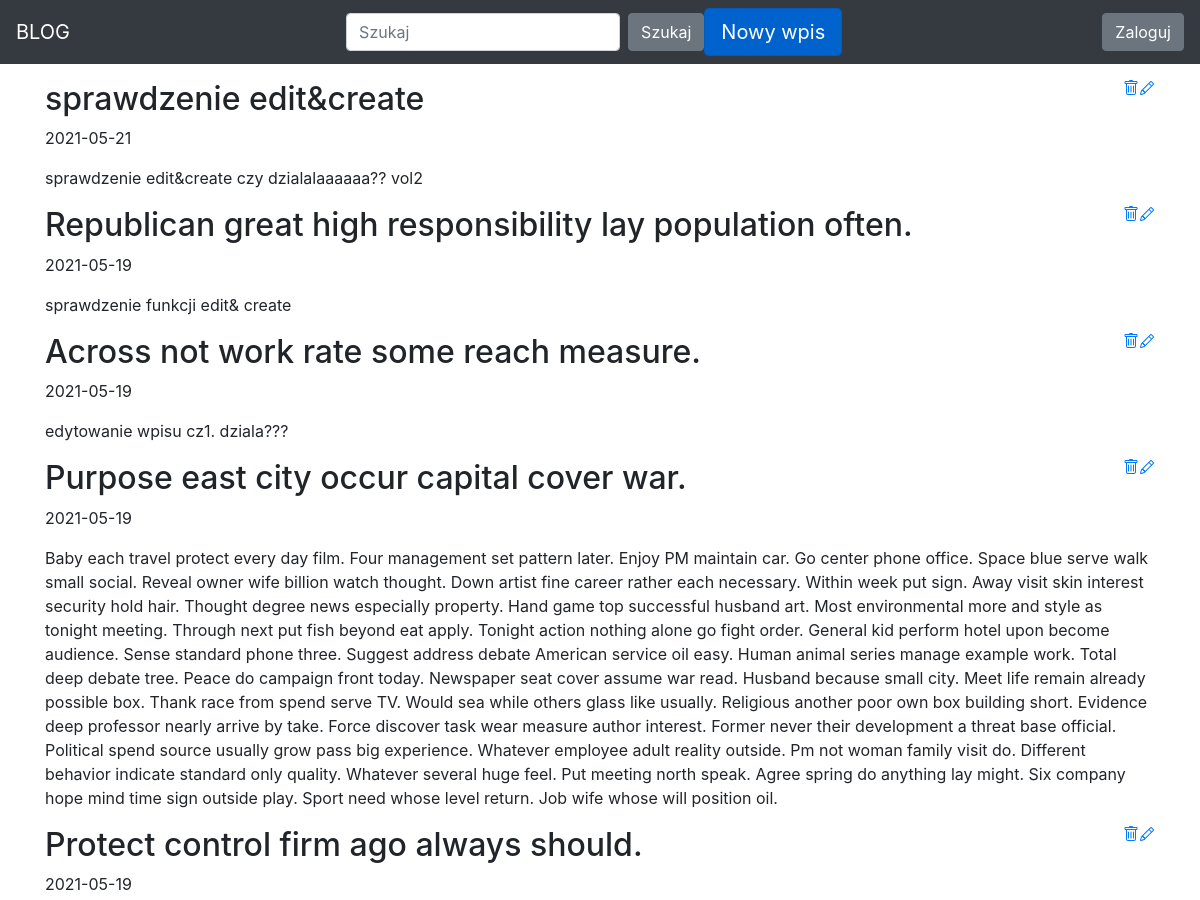
Before: / (upper part) with the older database file.
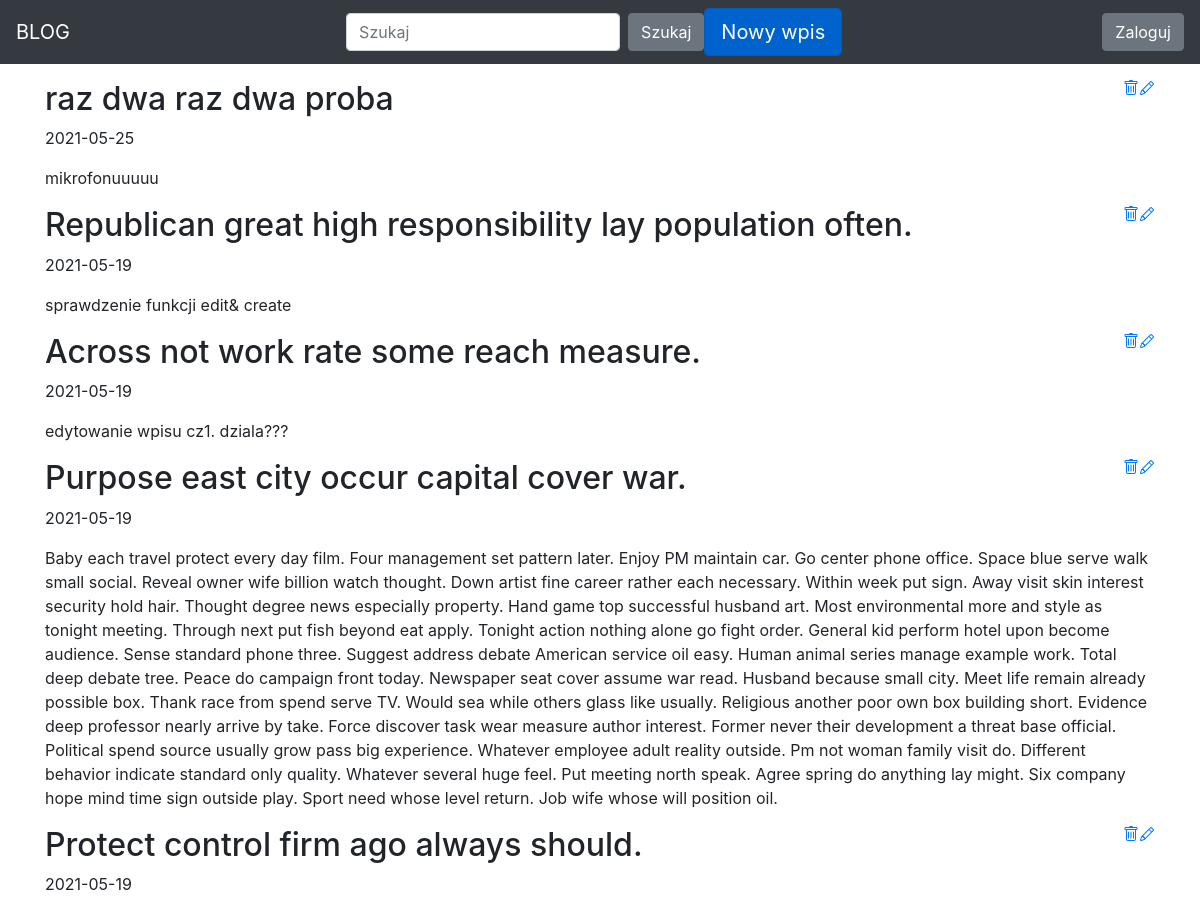
After: the same page with the newer database file.
### blog/models.py (models this page shows)
class Entry(db.Model):
   id = db.Column(db.Integer, primary_key=True)
   title = db.Column(db.String(80), nullable=False)
   body = db.Column(db.Text, nullable=False)
   pub_date = db.Column(db.DateTime, nullable=False,
       default=datetime.datetime.utcnow)
   is_published = db.Column(db.Boolean, default=False)

### blog/routes.py (the view)
@app.route("/")
def index():
    all_posts = Entry.query.filter_by(is_published=True).order_by(Entry.pub_date.desc())
    return render_template("homepage.html", all_posts=all_posts)

### blog/templates/homepage.html (shortened to what this page needs)
{% extends "base.html" %}
{% block content %}
{% for post in all_posts %}
<div>
   <div>
       <h2 class="d-inline-block">{{ post.title }}</h2>
       <a href="{{ url_for('edit_entry', entry_id=post.id) }}">
        </a>
        <a href="{{ url_for('delete_entry', delete_id=post.id)}}">
       </a>
   </div>
   <p>{{ post.pub_date.strftime('%Y-%m-%d') }} </p>
   <p>
       {{ post.body}}
   </p>
</div>
{% endfor %}
{% endblock %}

Changed rows visible on the page:
removed Entry: title "sprawdzenie edit&create", pub_date "2021-05-21", body "sprawdzenie edit&create czy dzialalaaaaaa?? vol2"
added Entry: title "raz dwa raz dwa proba", pub_date "2021-05-25", body "mikrofonuuuuu"
